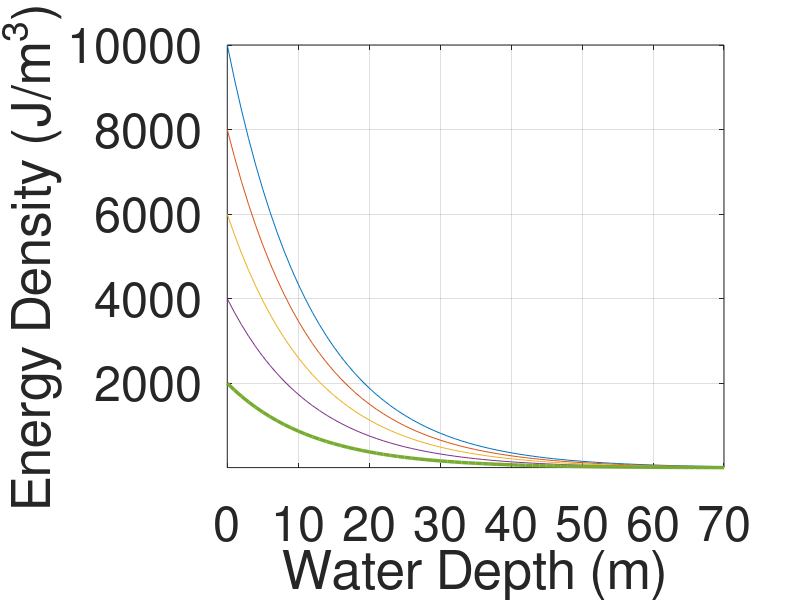

Reproduce this figure in MATLAB. (Note: this script raises an error after producing the figure.)
function plotWaveEnergyDepthDecay
close all;
clear all;
clc;

ff = figure(20);

% calculate the exponential decrease of wave energy with water depth
% general equation: 
% y = f(x); f(x) = a(1-r)^x   where: a = initial value; 
%                                    r = growth/decay rate;
%                                    x = step
%
% In our case:  energy(z) = maxEnergy*(1-r)^z
maxDepth = 70;
z = 0:1:maxDepth;
energy = zeros(maxDepth);
maxEnergy = 10000;
r = 0.08; % r is consistent with a wave base of 60 meters 

energy1 = maxEnergy*(1-r).^z;
energy2 = 8000*(1-r).^z;
energy3 = 6000*(1-r).^z;
energy4 = 4000*(1-r).^z;
energy5 = 2000*(1-r).^z;

plot(z,energy1,z,energy2,z,energy3,z,energy4,z,energy5,'LineWidth',2.5);
% axis ij
ylabel('Energy Density (J/m^3)');
xlabel('Water Depth (m)');
axis tight 
grid on;
   set(gca,'FontSize',35)

% set figure position and dimension
width = 85;     % Width in inches
height = 85;    % Height in inches
set(ff, 'Position', [0.5 0.5 width*15, height*15]); %<- Set size



%% Save image using save_fig
set(ff,'Color','none'); % set transparent background
set(gca,'Color','none');
% 
export_fig( sprintf('WaveEnergyDecay %d',1),...
   '-png', '-transparent', '-m12', '-q101');
       
   
   
   
   
   
   
   







end